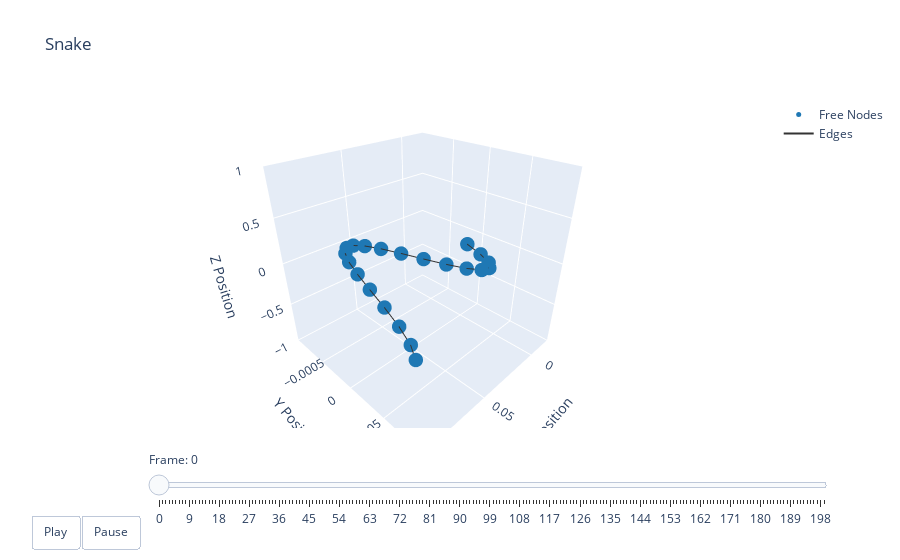

Notebook source saved alongside this figure:
### Code cell
t = np.arange(robot.sim_params.total_time, step=robot.sim_params.dt)
options = dismech.AnimationOptions(title='Snake')

fig = dismech.get_interactive_animation_plotly(robot, t, qs, options)
fig.show()

### Figure 1 — Plotly figure (JSON) as saved in the notebook; plotly's stock layout.template omitted (floating-point values rounded to 4 significant figures)
{"data": [{"marker": {"color": "#1f78b4", "size": 5}, "mode": "markers", "name": "Free Nodes", "type": "scatter3d", "x": [6.845e-05, 0.005062, 0.01006, 0.01506, 0.02006, 0.02506, 0.03005, 0.03505, 0.04004, 0.04504, 0.05003, 0.05503, 0.06003, 0.06503, 0.07003, 0.07502, 0.08001, 0.085, 0.09, 0.09499, 0.09999], "y": [3.832e-05, 0.0002853, 0.0004513, 0.0005213, 0.0004912, 0.0003694, 0.0001749, -6.469e-05, -0.0003163, -0.0005459, -0.0007221, -0.0008202, -0.000825, -0.0007329, -0.0005522, -0.000302, -9.873e-06, 0.0002912, 0.0005673, 0.000787, 0.0009256], "z": [0.0, 0.0, 0.0, -0.0, 0.0, 0.0, -0.0, 0.0, 0.0, -0.0, 0.0, 0.0, 0.0, 0.0, 0.0, 0.0, 0.0, 0.0, 0.0, 0.0, 0.0]}, {"marker": {"color": "#e31a1c", "size": 5}, "mode": "markers", "name": "Fixed Nodes", "type": "scatter3d", "x": [], "y": [], "z": []}, {"line": {"color": "#333333", "width": 2}, "mode": "lines", "name": "Edges", "type": "scatter3d", "x": [6.845e-05, 0.005062, null, 0.005062, 0.01006, null, 0.01006, 0.01506, null, 0.01506, 0.02006, null, 0.02006, 0.02506, null, 0.02506, 0.03005, null, 0.03005, 0.03505, null, 0.03505, 0.04004, null, 0.04004, 0.04504, null, 0.04504, 0.05003, null, 0.05003, 0.05503, null, 0.05503, 0.06003, null, 0.06003, 0.06503, null, 0.06503, 0.07003, null, 0.07003, 0.07502, null, 0.07502, 0.08001, null, 0.08001, 0.085, null, 0.085, 0.09, null, 0.09, 0.09499, null, 0.09499, 0.09999, null], "y": [3.832e-05, 0.0002853, null, 0.0002853, 0.0004513, null, 0.0004513, 0.0005213, null, 0.0005213, 0.0004912, null, 0.0004912, 0.0003694, null, 0.0003694, 0.0001749, null, 0.0001749, -6.469e-05, null, -6.469e-05, -0.0003163, null, -0.0003163, -0.0005459, null, -0.0005459, -0.0007221, null, -0.0007221, -0.0008202, null, -0.0008202, -0.000825, null, -0.000825, -0.0007329, null, -0.0007329, -0.0005522, null, -0.0005522, -0.000302, null, -0.000302, -9.873e-06, null, -9.873e-06, 0.0002912, null, 0.0002912, 0.0005673, null, 0.0005673, 0.000787, null, 0.000787, 0.0009256, null], "z": [0, 0, null, 0, 0, null, 0, 0, null, 0, 0, null, 0, 0, null, 0, 0, null, 0, 0, null, 0, 0, null, 0, 0, null, 0, 0, null, 0, 0, null, 0, 0, null, 0, 0, null, 0, 0, null, 0, 0, null, 0, 0, null, 0, 0, null, 0, 0, null, 0, 0, null, 0, 0, null]}, {"color": "rgba(166, 206, 227, 0.7)", "i": [], "j": [], "k": [], "name": "Faces", "opacity": 0.7, "showscale": false, "type": "mesh3d", "x": [6.845e-05, 0.005062, 0.01006, 0.01506, 0.02006, 0.02506, 0.03005, 0.03505, 0.04004, 0.04504, 0.05003, 0.05503, 0.06003, 0.06503, 0.07003, 0.07502, 0.08001, 0.085, 0.09, 0.09499, 0.09999], "y": [3.832e-05, 0.0002853, 0.0004513, 0.0005213, 0.0004912, 0.0003694, 0.0001749, -6.469e-05, -0.0003163, -0.0005459, -0.0007221, -0.0008202, -0.000825, -0.0007329, -0.0005522, -0.000302, -9.873e-06, 0.0002912, 0.0005673, 0.000787, 0.0009256], "z": [0.0, 0.0, 0.0, -0.0, 0.0, 0.0, -0.0, 0.0, 0.0, -0.0, 0.0, 0.0, 0.0, 0.0, 0.0, 0.0, 0.0, 0.0, 0.0, 0.0, 0.0]}], "layout": {"scene": {"camera": {"eye": {"x": 1.225, "y": 1.225, "z": 1.0}}, "xaxis": {"range": [-0.02029, 0.09999], "title": {"text": "X Position"}}, "yaxis": {"range": [-0.0009906, 0.0009949], "title": {"text": "Y Position"}}, "zaxis": {"range": [0, 0], "title": {"text": "Z Position"}}}, "sliders": [{"currentvalue": {"prefix": "Frame: "}, "steps": [{"args": [["0"], {"frame": {"duration": 50, "redraw": true}, "mode": "immediate"}], "label": "0", "method": "animate"}, {"args": [["1"], {"frame": {"duration": 50, "redraw": true}, "mode": "immediate"}], "label": "1", "method": "animate"}, {"args": [["2"], {"frame": {"duration": 50, "redraw": true}, "mode": "immediate"}], "label": "2", "method": "animate"}, {"args": [["3"], {"frame": {"duration": 50, "redraw": true}, "mode": "immediate"}], "label": "3", "method": "animate"}, {"args": [["4"], {"frame": {"duration": 50, "redraw": true}, "mode": "immediate"}], "label": "4", "method": "animate"}, {"args": [["5"], {"frame": {"duration": 50, "redraw": true}, "mode": "immediate"}], "label": "5", "method": "animate"}, {"args": [["6"], {"frame": {"duration": 50, "redraw": true}, "mode": "immediate"}], "label": "6", "method": "animate"}, {"args": [["7"], {"frame": {"duration": 50, "redraw": true}, "mode": "immediate"}], "label": "7", "method": "animate"}, {"args": [["8"], {"frame": {"duration": 50, "redraw": true}, "mode": "immediate"}], "label": "8", "method": "animate"}, {"args": [["9"], {"frame": {"duration": 50, "redraw": true}, "mode": "immediate"}], "label": "9", "method": "animate"}, {"args": [["10"], {"frame": {"duration": 50, "redraw": true}, "mode": "immediate"}], "label": "10", "method": "animate"}, {"args": [["11"], {"frame": {"duration": 50, "redraw": true}, "mode": "immediate"}], "label": "11", "method": "animate"}, {"args": [["12"], {"frame": {"duration": 50, "redraw": true}, "mode": "immediate"}], "label": "12", "method": "animate"}, {"args": [["13"], {"frame": {"duration": 50, "redraw": true}, "mode": "immediate"}], "label": "13", "method": "animate"}, {"args": [["14"], {"frame": {"duration": 50, "redraw": true}, "mode": "immediate"}], "label": "14", "method": "animate"}, {"args": [["15"], {"frame": {"duration": 50, "redraw": true}, "mode": "immediate"}], "label": "15", "method": "animate"}, {"args": [["16"], {"frame": {"duration": 50, "redraw": true}, "mode": "immediate"}], "label": "16", "method": "animate"}, {"args": [["17"], {"frame": {"duration": 50, "redraw": true}, "mode": "immediate"}], "label": "17", "method": "animate"}, {"args": [["18"], {"frame": {"duration": 50, "redraw": true}, "mode": "immediate"}], "label": "18", "method": "animate"}, {"args": [["19"], {"frame": {"duration": 50, "redraw": true}, "mode": "immediate"}], "label": "19", "method": "animate"}, {"args": [["20"], {"frame": {"duration": 50, "redraw": true}, "mode": "immediate"}], "label": "20", "method": "animate"}, {"args": [["21"], {"frame": {"duration": 50, "redraw": true}, "mode": "immediate"}], "label": "21", "method": "animate"}, {"args": [["22"], {"frame": {"duration": 50, "redraw": true}, "mode": "immediate"}], "label": "22", "method": "animate"}, {"args": [["23"], {"frame": {"duration": 50, "redraw": true}, "mode": "immediate"}], "label": "23", "method": "animate"}, {"args": [["24"], {"frame": {"duration": 50, "redraw": true}, "mode": "immediate"}], "label": "24", "method": "animate"}, {"args": [["25"], {"frame": {"duration": 50, "redraw": true}, "mode": "immediate"}], "label": "25", "method": "animate"}, {"args": [["26"], {"frame": {"duration": 50, "redraw": true}, "mode": "immediate"}], "label": "26", "method": "animate"}, {"args": [["27"], {"frame": {"duration": 50, "redraw": true}, "mode": "immediate"}], "label": "27", "method": "animate"}, {"args": [["28"], {"frame": {"duration": 50, "redraw": true}, "mode": "immediate"}], "label": "28", "method": "animate"}, {"args": [["29"], {"frame": {"duration": 50, "redraw": true}, "mode": "immediate"}], "label": "29", "method": "animate"}, {"args": [["30"], {"frame": {"duration": 50, "redraw": true}, "mode": "immediate"}], "label": "30", "method": "animate"}, {"args": [["31"], {"frame": {"duration": 50, "redraw": true}, "mode": "immediate"}], "label": "31", "method": "animate"}, {"args": [["32"], {"frame": {"duration": 50, "redraw": true}, "mode": "immediate"}], "label": "32", "method": "animate"}, {"args": [["33"], {"frame": {"duration": 50, "redraw": true}, "mode": "immediate"}], "label": "33", "method": "animate"}, {"args": [["34"], {"frame": {"duration": 50, "redraw": true}, "mode": "immediate"}], "label": "34", "method": "animate"}, {"args": [["35"], {"frame": {"duration": 50, "redraw": true}, "mode": "immediate"}], "label": "35", "method": "animate"}, {"args": [["36"], {"frame": {"duration": 50, "redraw": true}, "mode": "immediate"}], "label": "36", "method": "animate"}, {"args": [["37"], {"frame": {"duration": 50, "redraw": true}, "mode": "immediate"}], "label": "37", "method": "animate"}, {"args": [["38"], {"frame": {"duration": 50, "redraw": true}, "mode": "immediate"}], "label": "38", "method": "animate"}, {"args": [["39"], {"frame": {"duration": 50, "redraw": true}, "mode": "immediate"}], "label": "39", "method": "animate"}, {"args": [["40"], {"frame": {"duration": 50, "redraw": true}, "mode": "immediate"}], "label": "40", "method": "animate"}, {"args": [["41"], {"frame": {"duration": 50, "redraw": true}, "mode": "immediate"}], "label": "41", "method": "animate"}, {"args": [["42"], {"frame": {"duration": 50, "redraw": true}, "mode": "immediate"}], "label": "42", "method": "animate"}, {"args": [["43"], {"frame": {"duration": 50, "redraw": true}, "mode": "immediate"}], "label": "43", "method": "animate"}, {"args": [["44"], {"frame": {"duration": 50, "redraw": true}, "mode": "immediate"}], "label": "44", "method": "animate"}, {"args": [["45"], {"frame": {"duration": 50, "redraw": true}, "mode": "immediate"}], "label": "45", "method": "animate"}, {"args": [["46"], {"frame": {"duration": 50, "redraw": true}, "mode": "immediate"}], "label": "46", "method": "animate"}, {"args": [["47"], {"frame": {"duration": 50, "redraw": true}, "mode": "immediate"}], "label": "47", "method": "animate"}, {"args": [["48"], {"frame": {"duration": 50, "redraw": true}, "mode": "immediate"}], "label": "48", "method": "animate"}, {"args": [["49"], {"frame": {"duration": 50, "redraw": true}, "mode": "immediate"}], "label": "49", "method": "animate"}, {"args": [["50"], {"frame": {"duration": 50, "redraw": true}, "mode": "immediate"}], "label": "50", "method": "animate"}, {"args": [["51"], {"frame": {"duration": 50, "redraw": true}, "mode": "immediate"}], "label": "51", "method": "animate"}, {"args": [["52"], {"frame": {"duration": 50, "redraw": true}, "mode": "immediate"}], "label": "52", "method": "animate"}, {"args": [["53"], {"frame": {"duration": 50, "redraw": true}, "mode": "immediate"}], "label": "53", "method": "animate"}, {"args": [["54"], {"frame": {"duration": 50, "redraw": true}, "mode": "immediate"}], "label": "54", "method": "animate"}, {"args": [["55"], {"frame": {"duration": 50, "redraw": true}, "mode": "immediate"}], "label": "55", "method": "animate"}, {"args": [["56"], {"frame": {"duration": 50, "redraw": true}, "mode": "immediate"}], "label": "56", "method": "animate"}, {"args": [["57"], {"frame": {"duration": 50, "redraw": true}, "mode": "immediate"}], "label": "57", "method": "animate"}, {"args": [["58"], {"frame": {"duration": 50, "redraw": true}, "mode": "immediate"}], "label": "58", "method": "animate"}, {"args": [["59"], {"frame": {"duration": 50, "redraw": true}, "mode": "immediate"}], "label": "59", "method": "animate"}, {"args": [["60"], {"frame": {"duration": 50, "redraw": true}, "mode": "immediate"}], "label": "60", "method": "animate"}, {"args": [["61"], {"frame": {"duration": 50, "redraw": true}, "mode": "immediate"}], "label": "61", "method": "animate"}, {"args": [["62"], {"frame": {"duration": 50, "redraw": true}, "mode": "immediate"}], "label": "62", "method": "animate"}, {"args": [["63"], {"frame": {"duration": 50, "redraw": true}, "mode": "immediate"}], "label": "63", "method": "animate"}, {"args": [["64"], {"frame": {"duration": 50, "redraw": true}, "mode": "immediate"}], "label": "64", "method": "animate"}, {"args": [["65"], {"frame": {"duration": 50, "redraw": true}, "mode": "immediate"}], "label": "65", "method": "animate"}, {"args": [["66"], {"frame": {"duration": 50, "redraw": true}, "mode": "immediate"}], "label": "66", "method": "animate"}, {"args": [["67"], {"frame": {"duration": 50, "redraw": true}, "mode": "immediate"}], "label": "67", "method": "animate"}, {"args": [["68"], {"frame": {"duration": 50, "redraw": true}, "mode": "immediate"}], "label": "68", "method": "animate"}, {"args": [["69"], {"frame": {"duration": 50, "redraw": true}, "mode": "immediate"}], "label": "69", "method": "animate"}, {"args": [["70"], {"frame": {"duration": 50, "redraw": true}, "mode": "immediate"}], "label": "70", "method": "animate"}, {"args": [["71"], {"frame": {"duration": 50, "redraw": true}, "mode": "immediate"}], "label": "71", "method": "animate"}, {"args": [["72"], {"frame": {"duration": 50, "redraw": true}, "mode": "immediate"}], "label": "72", "method": "animate"}, {"args": [["73"], {"frame": {"duration": 50, "redraw": true}, "mode": "immediate"}], "label": "73", "method": "animate"}, {"args": [["74"], {"frame": {"duration": 50, "redraw": true}, "mode": "immediate"}], "label": "74", "method": "animate"}, {"args": [["75"], {"frame": {"duration": 50, "redraw": true}, "mode": "immediate"}], "label": "75", "method": "animate"}, {"args": [["76"], {"frame": {"duration": 50, "redraw": true}, "mode": "immediate"}], "label": "76", "method": "animate"}, {"args": [["77"], {"frame": {"duration": 50, "redraw": true}, "mode": "immediate"}], "label": "77", "method": "animate"}, {"args": [["78"], {"frame": {"duration": 50, "redraw": true}, "mode": "immediate"}], "label": "78", "method": "animate"}, {"args": [["79"], {"frame": {"duration": 50, "redraw": true}, "mode": "immediate"}], "label": "79", "method": "animate"}, {"args": [["80"], {"frame": {"duration": 50, "redraw": true}, "mode": "immediate"}], "label": "80", "method": "animate"}, {"args": [["81"], {"frame": {"duration": 50, "redraw": true}, "mode": "immediate"}], "label": "81", "method": "animate"}, {"args": [["82"], {"frame": {"duration": 50, "redraw": true}, "mode": "immediate"}], "label": "82", "method": "animate"}, {"args": [["83"], {"frame": {"duration": 50, "redraw": true}, "mode": "immediate"}], "label": "83", "method": "animate"}, {"args": [["84"], {"frame": {"duration": 50, "redraw": true}, "mode": "immediate"}], "label": "84", "method": "animate"}, {"args": [["85"], {"frame": {"duration": 50, "redraw": true}, "mode": "immediate"}], "label": "85", "method": "animate"}, {"args": [["86"], {"frame": {"duration": 50, "redraw": true}, "mode": "immediate"}], "label": "86", "method": "animate"}, {"args": [["87"], {"frame": {"duration": 50, "redraw": true}, "mode": "immediate"}], "label": "87", "method": "animate"}, {"args": [["88"], {"frame": {"duration": 50, "redraw": true}, "mode": "immediate"}], "label": "88", "method": "animate"}, {"args": [["89"], {"frame": {"duration": 50, "redraw": true}, "mode": "immediate"}], "label": "89", "method": "animate"}, {"args": [["90"], {"frame": {"duration": 50, "redraw": true}, "mode": "immediate"}], "label": "90", "method": "animate"}, {"args": [["91"], {"frame": {"duration": 50, "redraw": true}, "mode": "immediate"}], "label": "91", "method": "animate"}, {"args": [["92"], {"frame": {"duration": 50, "redraw": true}, "mode": "immediate"}], "label": "92", "method": "animate"}, {"args": [["93"], {"frame": {"duration": 50, "redraw": true}, "mode": "immediate"}], "label": "93", "method": "animate"}, {"args": [["94"], {"frame": {"duration": 50, "redraw": true}, "mode": "immediate"}], "label": "94", "method": "animate"}, {"args": [["95"], {"frame": {"duration": 50, "redraw": true}, "mode": "immediate"}], "label": "95", "method": "animate"}, {"args": [["96"], {"frame": {"duration": 50, "redraw": true}, "mode": "immediate"}], "label": "96", "method": "animate"}, {"args": [["97"], {"frame": {"duration": 50, "redraw": true}, "mode": "immediate"}], "label": "97", "method": "animate"}, {"args": [["98"], {"frame": {"duration": 50, "redraw": true}, "mode": "immediate"}], "label": "98", "method": "animate"}, {"args": [["99"], {"frame": {"duration": 50, "redraw": true}, "mode": "immediate"}], "label": "99", "method": "animate"}, {"args": [["100"], {"frame": {"duration": 50, "redraw": true}, "mode": "immediate"}], "label": "100", "method": "animate"}, {"args": [["101"], {"frame": {"duration": 50, "redraw": true}, "mode": "immediate"}], "label": "101", "method": "animate"}, {"args": [["102"], {"frame": {"duration": 50, "redraw": true}, "mode": "immediate"}], "label": "102", "method": "animate"}, {"args": [["103"], {"frame": {"duration": 50, "redraw": true}, "mode": "immediate"}], "label": "103", "method": "animate"}, {"args": [["104"], {"frame": {"duration": 50, "redraw": true}, "mode": "immediate"}], "label": "104", "method": "animate"}, {"args": [["105"], {"frame": {"duration": 50, "redraw": true}, "mode": "immediate"}], "label": "105", "method": "animate"}, {"args": [["106"], {"frame": {"duration": 50, "redraw": true}, "mode": "immediate"}], "label": "106", "method": "animate"}, {"args": [["107"], {"frame": {"duration": 50, "redraw": true}, "mode": "immediate"}], "label": "107", "method": "animate"}, {"args": [["108"], {"frame": {"duration": 50, "redraw": true}, "mode": "immediate"}], "label": "108", "method": "animate"}, {"args": [["109"], {"frame": {"duration": 50, "redraw": true}, "mode": "immediate"}], "label": "109", "method": "animate"}, {"args": [["110"], {"frame": {"duration": 50, "redraw": true}, "mode": "immediate"}], "label": "110", "method": "animate"}, {"args": [["111"], {"frame": {"duration": 50, "redraw": true}, "mode": "immediate"}], "label": "111", "method": "animate"}, {"args": [["112"], {"frame": {"duration": 50, "redraw": true}, "mode": "immediate"}], "label": "112", "method": "animate"}, {"args": [["113"], {"frame": {"duration": 50, "redraw": true}, "mode": "immediate"}], "label": "113", "method": "animate"}, {"args": [["114"], {"frame": {"duration": 50, "redraw": true}, "mode": "immediate"}], "label": "114", "method": "animate"}, {"args": [["115"], {"frame": {"duration": 50, "redraw": true}, "mode": "immediate"}], "label": "115", "method": "animate"}, {"args": [["116"], {"frame": {"duration": 50, "redraw": true}, "mode": "immediate"}], "label": "116", "method": "animate"}, {"args": [["117"], {"frame": {"duration": 50, "redraw": true}, "mode": "immediate"}], "label": "117", "method": "animate"}, {"args": [["118"], {"frame": {"duration": 50, "redraw": true}, "mode": "immediate"}], "label": "118", "method": "animate"}, {"args": [["119"], {"frame": {"duration": 50, "redraw": true}, "mode": "immediate"}], "label": "119", "method": "animate"}, {"args": [["120"], {"frame": {"duration": 50, "redraw": true}, "mode": "immediate"}], "label": "120", "method": "animate"}, {"args": [["121"], {"frame": {"duration": 50, "redraw": true}, "mode": "immediate"}], "label": "121", "method": "animate"}, {"args": [["122"], {"frame": {"duration": 50, "redraw": true}, "mode": "immediate"}], "label": "122", "method": "animate"}, {"args": [["123"], {"frame": {"duration": 50, "redraw": true}, "mode": "immediate"}], "label": "123", "method": "animate"}, {"args": [["124"], {"frame": {"duration": 50, "redraw": true}, "mode": "immediate"}], "label": "124", "method": "animate"}, {"args": [["125"], {"frame": {"duration": 50, "redraw": true}, "mode": "immediate"}], "label": "125", "method": "animate"}, {"args": [["126"], {"frame": {"duration": 50, "redraw": true}, "mode": "immediate"}], "label": "126", "method": "animate"}, {"args": [["127"], {"frame": {"duration": 50, "redraw": true}, "mode": "immediate"}], "label": "127", "method": "animate"}, {"args": [["128"], {"frame": {"duration": 50, "redraw": true}, "mode": "immediate"}], "label": "128", "method": "animate"}, {"args": [["129"], {"frame": {"duration": 50, "redraw": true}, "mode": "immediate"}], "label": "129", "method": "animate"}, {"args": [["130"], {"frame": {"duration": 50, "redraw": true}, "mode": "immediate"}], "label": "130", "method": "animate"}, {"args": [["131"], {"frame": {"duration": 50, "redraw": true}, "mode": "immediate"}], "label": "131", "method": "animate"}, {"args": [["132"], {"frame": {"duration": 50, "redraw": true}, "mode": "immediate"}], "label": "132", "method": "animate"}, {"args": [["133"], {"frame": {"duration": 50, "redraw": true}, "mode": "immediate"}], "label": "133", "method": "animate"}, {"args": [["134"], {"frame": {"duration": 50, "redraw": true}, "mode": "immediate"}], "label": "134", "method": "animate"}, {"args": [["135"], {"frame": {"duration": 50, "redraw": true}, "mode": "immediate"}], "label": "135", "method": "animate"}, {"args": [["136"], {"frame": {"duration": 50, "redraw": true}, "mode": "immediate"}], "label": "136", "method": "animate"}, {"args": [["137"], {"frame": {"duration": 50, "redraw": true}, "mode": "immediate"}], "label": "137", "method": "animate"}, {"args": [["138"], {"frame": {"duration": 50, "redraw": true}, "mode": "immediate"}], "label": "138", "method": "animate"}, {"args": [["139"], {"frame": {"duration": 50, "redraw": true}, "mode": "immediate"}], "label": "139", "method": "animate"}, {"args": [["140"], {"frame": {"duration": 50, "redraw": true}, "mode": "immediate"}], "label": "140", "method": "animate"}, {"args": [["141"], {"frame": {"duration": 50, "redraw": true}, "mode": "immediate"}], "label": "141", "method": "animate"}, {"args": [["142"], {"frame": {"duration": 50, "redraw": true}, "mode": "immediate"}], "label": "142", "method": "animate"}, {"args": [["143"], {"frame": {"duration": 50, "redraw": true}, "mode": "immediate"}], "label": "143", "method": "animate"}, {"args": [["144"], {"frame": {"duration": 50, "redraw": true}, "mode": "immediate"}], "label": "144", "method": "animate"}, {"args": [["145"], {"frame": {"duration": 50, "redraw": true}, "mode": "immediate"}], "label": "145", "method": "animate"}, {"args": [["146"], {"frame": {"duration": 50, "redraw": true}, "mode": "immediate"}], "label": "146", "method": "animate"}, {"args": [["147"], {"frame": {"duration": 50, "redraw": true}, "mode": "immediate"}], "label": "147", "method": "animate"}, {"args": [["148"], {"frame": {"duration": 50, "redraw": true}, "mode": "immediate"}], "label": "148", "method": "animate"}, {"args": [["149"], {"frame": {"duration": 50, "redraw": true}, "mode": "immediate"}], "label": "149", "method": "animate"}, {"args": [["150"], {"frame": {"duration": 50, "redraw": true}, "mode": "immediate"}], "label": "150", "method": "animate"}, {"args": [["151"], {"frame": {"duration": 50, "redraw": true}, "mode": "immediate"}], "label": "151", "method": "animate"}, {"args": [["152"], {"frame": {"duration": 50, "redraw": true}, "mode": "immediate"}], "label": "152", "method": "animate"}, {"args": [["153"], {"frame": {"duration": 50, "redraw": true}, "mode": "immediate"}], "label": "153", "method": "animate"}, {"args": [["154"], {"frame": {"duration": 50, "redraw": true}, "mode": "immediate"}], "label": "154", "method": "animate"}, {"args": [["155"], {"frame": {"duration": 50, "redraw": true}, "mode": "immediate"}], "label": "155", "method": "animate"}, {"args": [["156"], {"frame": {"duration": 50, "redraw": true}, "mode": "immediate"}], "label": "156", "method": "animate"}, {"args": [["157"], {"frame": {"duration": 50, "redraw": true}, "mode": "immediate"}], "label": "157", "method": "animate"}, {"args": [["158"], {"frame": {"duration": 50, "redraw": true}, "mode": "immediate"}], "label": "158", "method": "animate"}, {"args": [["159"], {"frame": {"duration": 50, "redraw": true}, "mode": "immediate"}], "label": "159", "method": "animate"}, {"args": [["160"], {"frame": {"duration": 50, "redraw": true}, "mode": "immediate"}], "label": "160", "method": "animate"}, {"args": [["161"], {"frame": {"duration": 50, "redraw": true}, "mode": "immediate"}], "label": "161", "method": "animate"}, {"args": [["162"], {"frame": {"duration": 50, "redraw": true}, "mode": "immediate"}], "label": "162", "method": "animate"}, {"args": [["163"], {"frame": {"duration": 50, "redraw": true}, "mode": "immediate"}], "label": "163", "method": "animate"}, {"args": [["164"], {"frame": {"duration": 50, "redraw": true}, "mode": "immediate"}], "label": "164", "method": "animate"}, {"args": [["165"], {"frame": {"duration": 50, "redraw": true}, "mode": "immediate"}], "label": "165", "method": "animate"}, {"args": [["166"], {"frame": {"duration": 50, "redraw": true}, "mode": "immediate"}], "label": "166", "method": "animate"}, {"args": [["167"], {"frame": {"duration": 50, "redraw": true}, "mode": "immediate"}], "label": "167", "method": "animate"}, {"args": [["168"], {"frame": {"duration": 50, "redraw": true}, "mode": "immediate"}], "label": "168", "method": "animate"}, {"args": [["169"], {"frame": {"duration": 50, "redraw": true}, "mode": "immediate"}], "label": "169", "method": "animate"}, {"args": [["170"], {"frame": {"duration": 50, "redraw": true}, "mode": "immediate"}], "label": "170", "method": "animate"}, {"args": [["171"], {"frame": {"duration": 50, "redraw": true}, "mode": "immediate"}], "label": "171", "method": "animate"}, {"args": [["172"], {"frame": {"duration": 50, "redraw": true}, "mode": "immediate"}], "label": "172", "method": "animate"}, {"args": [["173"], {"frame": {"duration": 50, "redraw": true}, "mode": "immediate"}], "label": "173", "method": "animate"}, {"args": [["174"], {"frame": {"duration": 50, "redraw": true}, "mode": "immediate"}], "label": "174", "method": "animate"}, {"args": [["175"], {"frame": {"duration": 50, "redraw": true}, "mode": "immediate"}], "label": "175", "method": "animate"}, {"args": [["176"], {"frame": {"duration": 50, "redraw": true}, "mode": "immediate"}], "label": "176", "method": "animate"}, {"args": [["177"], {"frame": {"duration": 50, "redraw": true}, "mode": "immediate"}], "label": "177", "method": "animate"}, {"args": [["178"], {"frame": {"duration": 50, "redraw": true}, "mode": "immediate"}], "label": "178", "method": "animate"}, {"args": [["179"], {"frame": {"duration": 50, "redraw": true}, "mode": "immediate"}], "label": "179", "method": "animate"}, {"args": [["180"], {"frame": {"duration": 50, "redraw": true}, "mode": "immediate"}], "label": "180", "method": "animate"}, {"args": [["181"], {"frame": {"duration": 50, "redraw": true}, "mode": "immediate"}], "label": "181", "method": "animate"}, {"args": [["182"], {"frame": {"duration": 50, "redraw": true}, "mode": "immediate"}], "label": "182", "method": "animate"}, {"args": [["183"], {"frame": {"duration": 50, "redraw": true}, "mode": "immediate"}], "label": "183", "method": "animate"}, {"args": [["184"], {"frame": {"duration": 50, "redraw": true}, "mode": "immediate"}], "label": "184", "method": "animate"}, {"args": [["185"], {"frame": {"duration": 50, "redraw": true}, "mode": "immediate"}], "label": "185", "method": "animate"}, {"args": [["186"], {"frame": {"duration": 50, "redraw": true}, "mode": "immediate"}], "label": "186", "method": "animate"}, {"args": [["187"], {"frame": {"duration": 50, "redraw": true}, "mode": "immediate"}], "label": "187", "method": "animate"}, {"args": [["188"], {"frame": {"duration": 50, "redraw": true}, "mode": "immediate"}], "label": "188", "method": "animate"}, {"args": [["189"], {"frame": {"duration": 50, "redraw": true}, "mode": "immediate"}], "label": "189", "method": "animate"}, {"args": [["190"], {"frame": {"duration": 50, "redraw": true}, "mode": "immediate"}], "label": "190", "method": "animate"}, {"args": [["191"], {"frame": {"duration": 50, "redraw": true}, "mode": "immediate"}], "label": "191", "method": "animate"}, {"args": [["192"], {"frame": {"duration": 50, "redraw": true}, "mode": "immediate"}], "label": "192", "method": "animate"}, {"args": [["193"], {"frame": {"duration": 50, "redraw": true}, "mode": "immediate"}], "label": "193", "method": "animate"}, {"args": [["194"], {"frame": {"duration": 50, "redraw": true}, "mode": "immediate"}], "label": "194", "method": "animate"}, {"args": [["195"], {"frame": {"duration": 50, "redraw": true}, "mode": "immediate"}], "label": "195", "method": "animate"}, {"args": [["196"], {"frame": {"duration": 50, "redraw": true}, "mode": "immediate"}], "label": "196", "method": "animate"}, {"args": [["197"], {"frame": {"duration": 50, "redraw": true}, "mode": "immediate"}], "label": "197", "method": "animate"}, {"args": [["198"], {"frame": {"duration": 50, "redraw": true}, "mode": "immediate"}], "label": "198", "method": "animate"}, {"args": [["199"], {"frame": {"duration": 50, "redraw": true}, "mode": "immediate"}], "label": "199", "method": "animate"}], "transition": {"duration": 0}, "x": 0.1, "y": 0}], "title": {"text": "Snake"}, "updatemenus": [{"buttons": [{"args": [null, {"frame": {"duration": 50, "redraw": true}, "fromcurrent": true}], "label": "Play", "method": "animate"}, {"args": [[null], {"frame": {"duration": 0, "redraw": true}, "mode": "immediate"}], "label": "Pause", "method": "animate"}], "direction": "left", "pad": {"r": 10, "t": 87}, "showactive": false, "type": "buttons", "x": 0.1, "xanchor": "right", "y": 0, "yanchor": "top"}]}}
